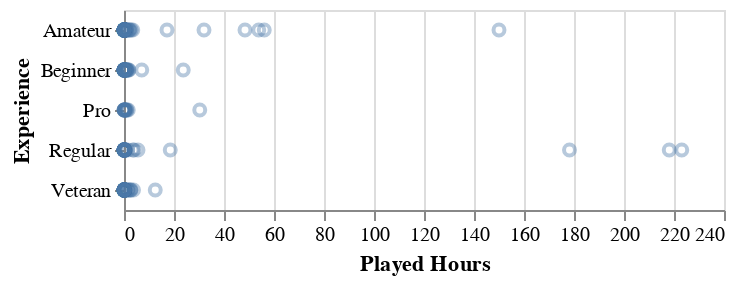

Notebook code cell kept with this figure:
### Markdown cell above
#### Preliminary Graph ####

### Code cell
#Plot preliminary graph
experience_plot = alt.Chart(player_data).mark_point(opacity=0.4).encode(
    x=alt.X('played_hours:Q').title("Played Hours"),
    y=alt.Y("experience:N").title("Experience")
)
experience_plot

### Figure 1 — Vega-Lite specification as saved in the notebook (floating-point values rounded to 4 significant figures; data arrays with more than 128 entries replaced by an {"elided": "..."} marker saying what was removed)
{"config": {"view": {"continuousWidth": 300, "continuousHeight": 300}}, "data": {"name": "data-673ac0e893480839d2a6a0a89500734b"}, "mark": {"type": "point", "opacity": 0.4}, "encoding": {"x": {"field": "played_hours", "title": "Played Hours", "type": "quantitative"}, "y": {"field": "experience", "title": "Experience", "type": "nominal"}}, "$schema": "https://vega.github.io/schema/vega-lite/v5.20.1.json", "datasets": {"data-673ac0e893480839d2a6a0a89500734b": {"elided": "196 records"}}}
